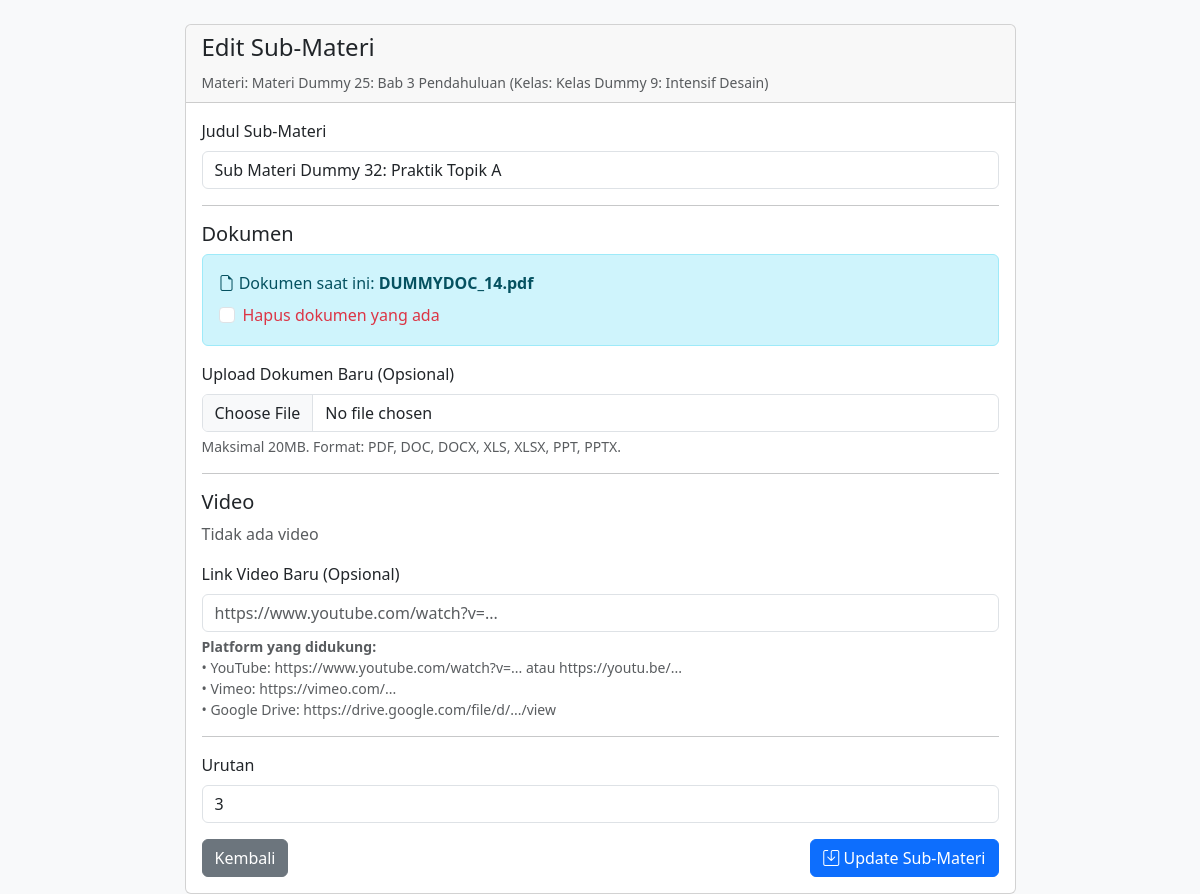
Page /page/edit-sub-materi.php?id_sub_materi=32 (signed in) on the committed database.
### tables this page shows
CREATE TABLE `tb_sub_materi` (
  `id_sub_materi` int(30) NOT NULL,
  `id_materi` int(30) NOT NULL,
  `id_dokumen` int(30) NOT NULL,
  `id_video` int(30) NOT NULL,
  `urutan` int(11) DEFAULT 1,
  `judul_sub_materi` varchar(255) NOT NULL,
  `status` enum('pending','aktif','non-aktif') NOT NULL DEFAULT 'pending',
  `tgl_dibuat_subMateri` timestamp NOT NULL DEFAULT current_timestamp()
);

CREATE TABLE `tb_materi` (
  `id_materi` int(30) NOT NULL,
  `id_kelas` int(30) NOT NULL,
  `urutan` int(11) DEFAULT 1,
  `judul_materi` varchar(255) NOT NULL,
  `status` enum('pending','aktif','non-aktif') NOT NULL DEFAULT 'pending',
  `tgl_dibuat_materi` timestamp NOT NULL DEFAULT current_timestamp()
);

CREATE TABLE `tb_kelas` (
  `id_kelas` int(30) NOT NULL,
  `id_mentor` int(30) NOT NULL,
  `nama_kelas` varchar(255) NOT NULL,
  `kategori` enum('SQL','Design','Java','Web Development','Bisnis','Ekonomi','Psikologi','IT','Python') NOT NULL,
  `harga` decimal(10,2) NOT NULL,
  `profil_kelas` varchar(100) DEFAULT NULL,
  `badge` varchar(100) DEFAULT NULL,
  `description` text DEFAULT NULL,
  `status_publikasi` enum('pending','aktif','non-aktif','rejected') NOT NULL DEFAULT 'pending',
  `tgl_dibuat` timestamp NOT NULL DEFAULT current_timestamp()
);

CREATE TABLE `tb_dokumen` (
  `id_dokumen` int(30) NOT NULL,
  `file_path_dokumen` varchar(255) NOT NULL,
  `status` enum('pending','aktif','non-aktif') NOT NULL DEFAULT 'pending'
);

### page/edit-sub-materi.php (the view, shortened to what this page needs)
<?php
require 'db.php';
$user_id = $_SESSION['id'];
$id_sub_materi = $_GET['id_sub_materi'] ?? 0;
$mentor_query = $conn->prepare("SELECT id_mentor FROM tb_mentor WHERE id_user = ?");
$mentor_query->bind_param("i", $user_id);
$mentor_query->execute();
$mentor_result = $mentor_query->get_result();
$id_mentor = 0;
if ($mentor_result->num_rows > 0) {
    $mentor_row = $mentor_result->fetch_assoc();
    $id_mentor = $mentor_row['id_mentor'];
}
$current_sub_materi = null;
$current_video_url = null;
$id_kelas_for_redirect = 0;
$id_materi_for_redirect = 0;
if ($id_sub_materi > 0) {
    $stmt_load = $conn->prepare("
        SELECT tsm.*, tm.judul_materi, tm.id_kelas, tk.id_mentor, tk.nama_kelas,
               td.file_path_dokumen, tv.file_path_video
        FROM tb_sub_materi tsm
        JOIN tb_materi tm ON tsm.id_materi = tm.id_materi
        JOIN tb_kelas tk ON tm.id_kelas = tk.id_kelas
        LEFT JOIN tb_dokumen td ON tsm.id_dokumen = td.id_dokumen
        LEFT JOIN tb_video tv ON tsm.id_video = tv.id_video
        WHERE tsm.id_sub_materi = ? AND tk.id_mentor = ?
    ");
    $stmt_load->bind_param("ii", $id_sub_materi, $id_mentor);
    $stmt_load->execute();
    $load_result = $stmt_load->get_result();
    if ($load_result->num_rows === 0) {
        $message = "Sub-materi tidak ditemukan atau bukan milik kelas Anda.";
        $id_sub_materi = 0;
    } else {
        $current_sub_materi = $load_result->fetch_assoc();
        $id_kelas_for_redirect = $current_sub_materi['id_kelas'];
        $id_materi_for_redirect = $current_sub_materi['id_materi'];
    }
}
$original_video_url = '';
?>
<!DOCTYPE html>
<html lang="en">
<head>
    <link href="https://cdn.jsdelivr.net/npm/bootstrap@5.3.3/dist/css/bootstrap.min.css" rel="stylesheet">
    <link rel="stylesheet" href="https://cdn.jsdelivr.net/npm/bootstrap-icons@1.11.3/font/bootstrap-icons.min.css">
</head>
<body class="bg-light">
    <div class="container mt-4">
        <div class="row justify-content-center">
            <div class="col-md-9">
                <div class="card">
                    <div class="card-header">
                        <h4>Edit Sub-Materi</h4>
                        <?php if ($current_sub_materi): ?>
                            <small class="text-muted">
                                Materi: <?= htmlspecialchars($current_sub_materi['judul_materi']) ?>
                                (Kelas: <?= htmlspecialchars($current_sub_materi['nama_kelas']) ?>)
                            </small>
                        <?php endif; ?>
                    </div>
                    <div class="card-body">
                        <?php if (!$current_sub_materi): ?>
                            <div class="alert alert-danger">
                                Sub-materi tidak ditemukan atau Anda tidak memiliki akses untuk mengeditnya.
                                <br><a href="kelola-materi.php" class="btn btn-secondary mt-2">Kembali ke Kelola Materi</a>
                            </div>
                        <?php else: ?>
                        <form method="POST" enctype="multipart/form-data">
                            <div class="mb-3">
                                <label for="judul_sub_materi" class="form-label">Judul Sub-Materi</label>
                                <input type="text" class="form-control" id="judul_sub_materi" name="judul_sub_materi"
                                       value="<?= htmlspecialchars($current_sub_materi['judul_sub_materi']) ?>" required>
                            </div>
                            <hr>
                            <h5>Dokumen</h5>
                            <?php if ($current_sub_materi['file_path_dokumen']): ?>
                                <div class="alert alert-info">
                                    <i class="bi bi-file-earmark"></i> Dokumen saat ini:
                                    <strong><?= htmlspecialchars(basename($current_sub_materi['file_path_dokumen'])) ?></strong>
                                    <br>
                                    <div class="form-check mt-2">
                                        <input class="form-check-input" type="checkbox" id="hapus_dokumen" name="hapus_dokumen">
                                        <label class="form-check-label text-danger" for="hapus_dokumen">
                                            Hapus dokumen yang ada
                                        </label>
                                    </div>
                                </div>
                            <?php else: ?>
                                <p class="text-muted">Tidak ada dokumen</p>
                            <?php endif; ?>
                            <div class="mb-3">
                                <label for="dokumen_file" class="form-label">Upload Dokumen Baru (Opsional)</label>
                                <input type="file" class="form-control" id="dokumen_file" name="dokumen_file" accept=".pdf,.doc,.docx,.xls,.xlsx,.ppt,.pptx">
                                <div class="form-text">Maksimal 20MB. Format: PDF, DOC, DOCX, XLS, XLSX, PPT, PPTX.</div>
                            </div>
                            <hr>
                            <h5>Video</h5>
                            <?php if ($current_video_url): ?>
                                <div class="alert alert-info">
                                    <i class="bi bi-play-circle"></i> Video saat ini:
                                    <div class="ratio ratio-16x9 mt-2">
                                        <iframe src="<?= htmlspecialchars($current_video_url) ?>" frameborder="0" allowfullscreen></iframe>
                                    </div>
                                    <div class="form-check mt-2">
                                        <input class="form-check-input" type="checkbox" id="hapus_video" name="hapus_video">
                                        <label class="form-check-label text-danger" for="hapus_video">
                                            Hapus video yang ada
                                        </label>
                                    </div>
                                </div>
                            <?php else: ?>
                                <p class="text-muted">Tidak ada video</p>
                            <?php endif; ?>
                            <div class="mb-3">
                                <label for="video_url" class="form-label">Link Video Baru (Opsional)</label>
                                <input type="url" class="form-control" id="video_url" name="video_url"
                                       value="<?= htmlspecialchars($original_video_url) ?>"
                                       placeholder="https://www.youtube.com/watch?v=...">
                                <div class="form-text">
                                    <strong>Platform yang didukung:</strong><br>
                                    • YouTube: https://www.youtube.com/watch?v=... atau https://youtu.be/...<br>
                                    • Vimeo: https://vimeo.com/...<br>
                                    • Google Drive: https://drive.google.com/file/d/.../view
                                </div>
                            </div>
                            <hr>
                            <div class="mb-3">
                                <label for="urutan" class="form-label">Urutan</label>
                                <input type="number" class="form-control" id="urutan" name="urutan"
                                       value="<?= htmlspecialchars($current_sub_materi['urutan']) ?>" min="1" required>
                            </div>
                            <div class="d-flex justify-content-between">
                                <a href="kelola-materi.php?id_kelas=<?= $id_kelas_for_redirect ?>&id_materi=<?= $id_materi_for_redirect ?>" class="btn btn-secondary">Kembali</a>
                                <button type="submit" class="btn btn-primary"><i class="bi bi-save"></i> Update Sub-Materi</button>
                            </div>
                        </form>
                        <?php endif; ?>
                    </div>
                </div>
            </div>
        </div>
    </div>
</body>
</html>

### rows in the picture
tb_sub_materi: id_materi.judul_materi "Materi Dummy 25: Bab 3 Pendahuluan", tb_kelas.nama_kelas "Kelas Dummy 9: Intensif Desain", judul_sub_materi "Sub Materi Dummy 32: Praktik Topik A", id_dokumen.file_path_dokumen "DUMMYDOC_14.pdf", urutan "3"
